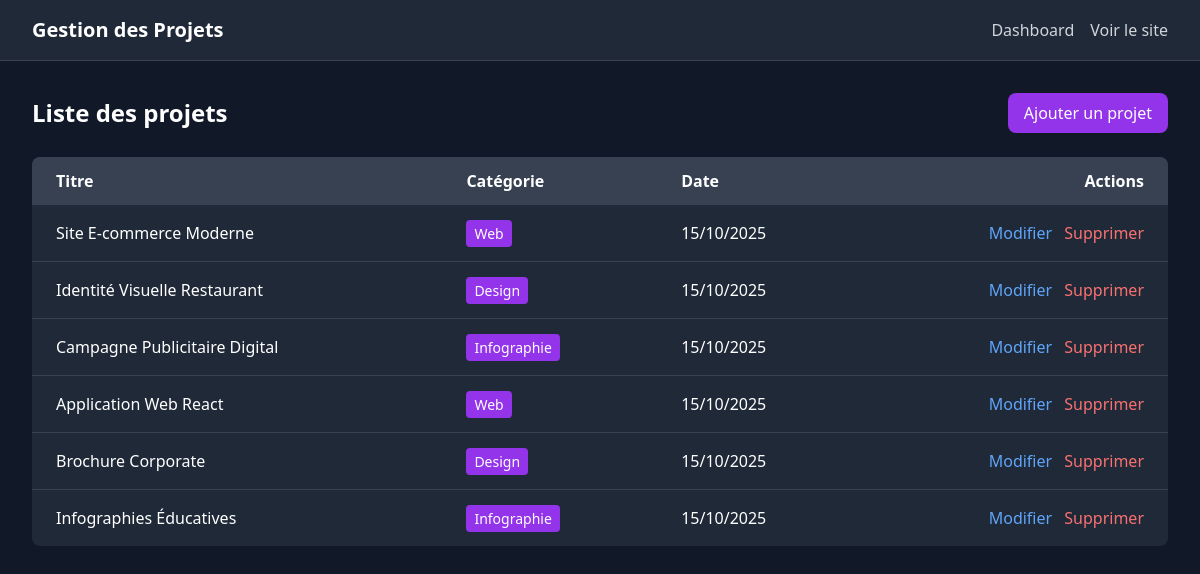
The app's page /admin/manage_projects.php (signed in) with its own data.
### tables this page shows
CREATE TABLE IF NOT EXISTS projects (
    id INT AUTO_INCREMENT PRIMARY KEY,
    title VARCHAR(255) NOT NULL,
    description TEXT NOT NULL,
    category ENUM('Web', 'Design', 'Infographie') NOT NULL,
    technologies TEXT,
    link VARCHAR(500),
    image VARCHAR(500),
    created_at TIMESTAMP DEFAULT CURRENT_TIMESTAMP,
    updated_at TIMESTAMP DEFAULT CURRENT_TIMESTAMP ON UPDATE CURRENT_TIMESTAMP
);

### admin/manage_projects.php (the view, shortened to what this page needs)
<?php
include '../includes/config.php';
$action = $_GET['action'] ?? 'list';
$projects = $pdo->query("SELECT * FROM projects ORDER BY created_at DESC")->fetchAll(PDO::FETCH_ASSOC);
?>
<!DOCTYPE html>
<html lang="fr">
<head>
    <script src="https://cdn.tailwindcss.com"></script>
</head>
<body class="bg-gray-900 min-h-screen">
    <nav class="bg-gray-800 border-b border-gray-700">
        <div class="max-w-7xl mx-auto px-4 sm:px-6 lg:px-8">
            <div class="flex justify-between items-center py-4">
                <h1 class="text-xl font-bold text-white">
                    <?php echo $action === 'add' ? 'Ajouter un projet' : ($action === 'edit' ? 'Modifier le projet' : 'Gestion des Projets'); ?>
                </h1>
                <div class="flex items-center space-x-4">
                    <a href="dashboard.php" class="text-gray-300 hover:text-white transition-colors">Dashboard</a>
                    <a href="../index.php" class="text-gray-300 hover:text-white transition-colors">Voir le site</a>
                </div>
            </div>
        </div>
    </nav>
    <div class="max-w-7xl mx-auto px-4 sm:px-6 lg:px-8 py-8">
        <?php if ($action === 'list'): ?>
        <div class="flex justify-between items-center mb-6">
            <h2 class="text-2xl font-bold text-white">Liste des projets</h2>
            <a href="?action=add" class="bg-purple-600 hover:bg-purple-700 text-white px-4 py-2 rounded-lg transition-colors">
                Ajouter un projet
            </a>
        </div>
        <div class="bg-gray-800 rounded-lg overflow-hidden">
            <table class="w-full text-white">
                <thead class="bg-gray-700">
                    <tr>
                        <th class="px-6 py-3 text-left">Titre</th>
                        <th class="px-6 py-3 text-left">Catégorie</th>
                        <th class="px-6 py-3 text-left">Date</th>
                        <th class="px-6 py-3 text-right">Actions</th>
                    </tr>
                </thead>
                <tbody class="divide-y divide-gray-700">
                    <?php foreach ($projects as $proj): ?>
                    <tr>
                        <td class="px-6 py-4"><?php echo $proj['title']; ?></td>
                        <td class="px-6 py-4">
                            <span class="bg-purple-600 text-white text-sm px-2 py-1 rounded"><?php echo $proj['category']; ?></span>
                        </td>
                        <td class="px-6 py-4"><?php echo date('d/m/Y', strtotime($proj['created_at'])); ?></td>
                        <td class="px-6 py-4 text-right space-x-2">
                            <a href="?action=edit&id=<?php echo $proj['id']; ?>" class="text-blue-400 hover:text-blue-300 transition-colors">Modifier</a>
                            <a href="?action=delete&id=<?php echo $proj['id']; ?>"
                               onclick="return confirm('Êtes-vous sûr de vouloir supprimer ce projet?')"
                               class="text-red-400 hover:text-red-300 transition-colors">Supprimer</a>
                        </td>
                    </tr>
                    <?php endforeach; ?>
                </tbody>
            </table>
        </div>
        <?php endif; ?>
    </div>
</body>
</html>

### records on screen
projects: title "Site E-commerce Moderne", category "Web", created_at "15/10/2025"
projects: title "Identité Visuelle Restaurant", category "Design", created_at "15/10/2025"
projects: title "Campagne Publicitaire Digital", category "Infographie", created_at "15/10/2025"
projects: title "Application Web React", category "Web", created_at "15/10/2025"
projects: title "Brochure Corporate", category "Design", created_at "15/10/2025"
projects: title "Infographies Éducatives", category "Infographie", created_at "15/10/2025"
